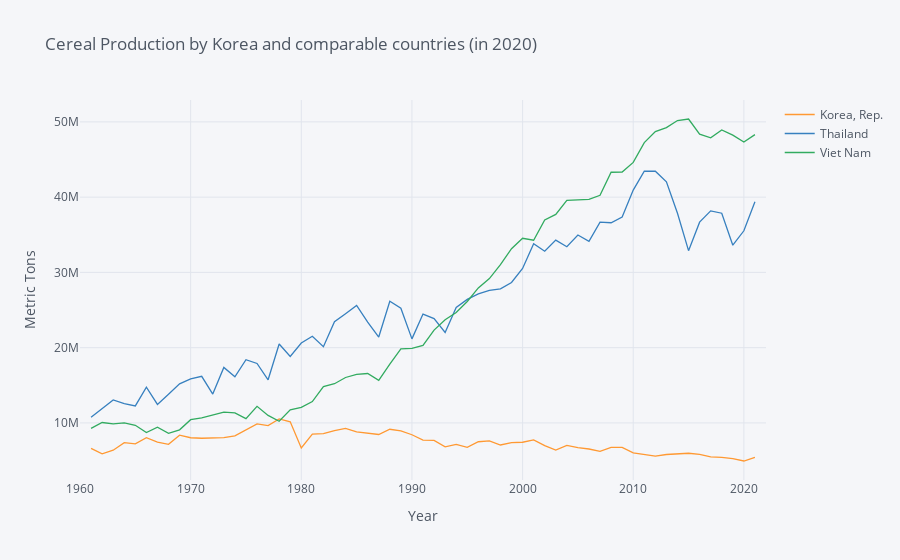

This figure's notebook cell:
### Markdown cell above
# 5. [C] Agricultural Production

### Code cell
#[C]Agricultural Production
def fix_date_index(df):
    idx_vars = df.index.names
    new = df.reset_index()
    new.date = new.date.astype(int)
    return new.set_index(idx_vars)


vars = {"AG.PRD.CREL.MT":"Cereal production"}
use=["KOR","THA","VNM"]

cereals = fix_date_index(wbdata.get_dataframe(vars,country=use)).squeeze().unstack('country')
# Use this to find top producers:
#big_producers = cereals.query('date==2020').squeeze().sort_values(ascending=False)
#big_producers.head(20)

cereals.iplot(xTitle="Year",yTitle="Metric Tons",
              title="Cereal Production by Korea and comparable countries (in 2020)")
